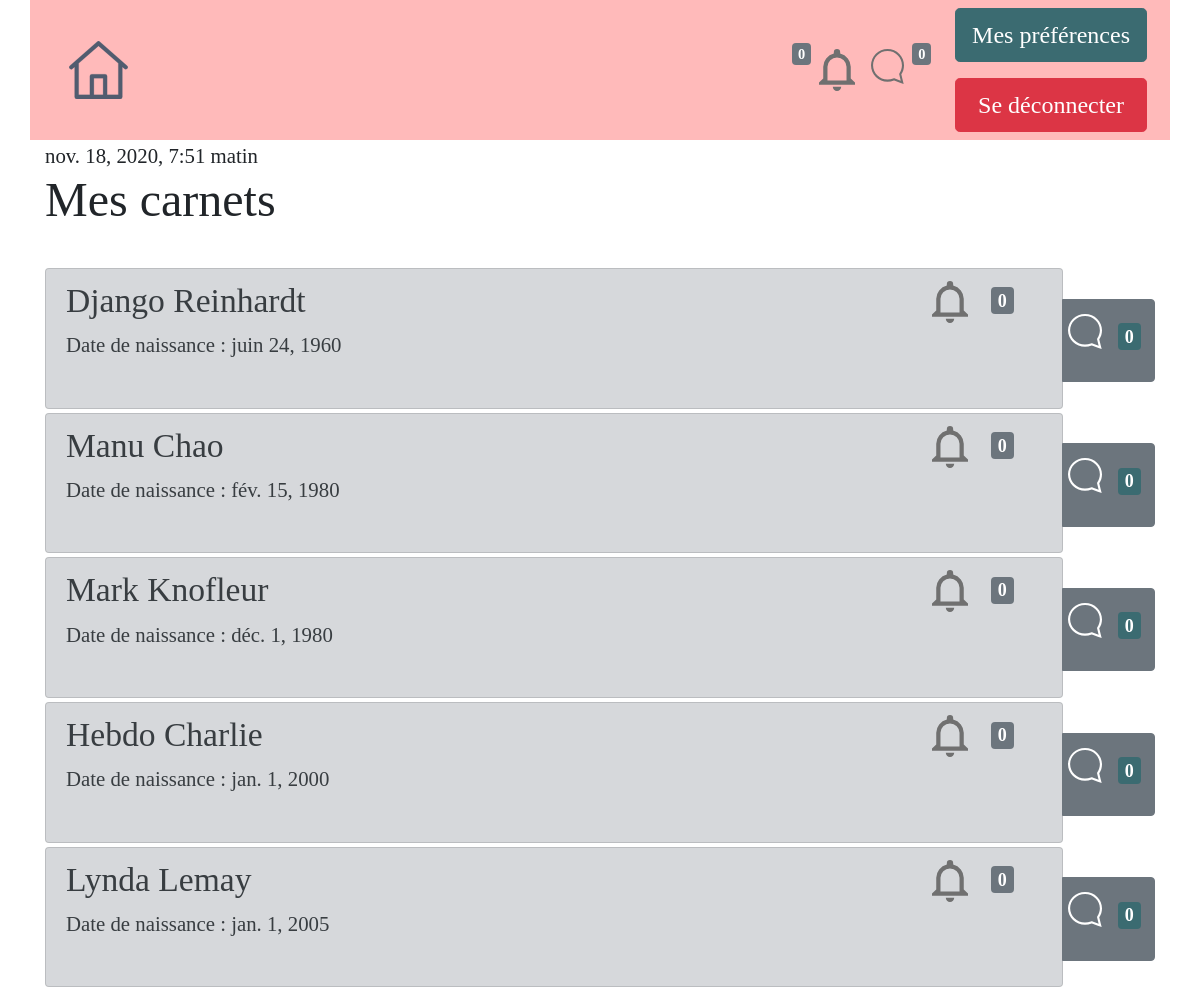
Page /tablecom/Carnets (signed in) on the committed database.
### tablecom/models.py (models this page shows)
class ChildSNotebook(models.Model): #name of table that contain differents "carnets" for each child
    active=models.BooleanField(default=True)
    name = models.CharField(max_length=80, verbose_name="Nom")
    forename = models.CharField(max_length=80, verbose_name="Prénom")
    date_of_birth = models.DateField(verbose_name="Date de naissance")
    id_RespLeg = models.CharField(max_length=20,verbose_name="Id responsables legaux", default="")  # id of childs attached to LR
    num_ident=models.CharField( verbose_name="Identifiant sécurité sociale",max_length=20)
    id_prof_auth=models.TextField(max_length=1200, verbose_name="Id Professionnels Rattachés")
    articles_id=models.TextField(max_length=2500, verbose_name="Id des articles rattachés", default="")
    class Meta:
        verbose_name = "Carnet Enfant"
        ordering = ['date_of_birth']
    def __str__(self):
        return self.name

### tablecom/views.py (the view)
# urls.py: path('Carnets',views.ChildSNotebookListVisu, name="ChildSNotebookListVisu"),
def ChildSNotebookListVisu(request):
    CarrierList=GlobalCarrier(request)#will carry all necessary variables (for notification, ...)
    CheckNCreateNotifField(request) # will call the creation of notification entry if dont exist
    datetrans = datetime.now()
    ChildSNBsInput=list(ChildSNotebook.objects.all())
    ChildSNBs=[]
    for CSNB in ChildSNBsInput:
        pkAct=CSNB.pk
        if request.user.has_perm("tablecom.CSNB{0}_access".format(pkAct)):
            CSNB.notif_fil=notif_fil_by_CNB(request, pkAct)
            CSNB.notif_message=notif_message_by_CNB(request, pkAct)
            ChildSNBs.append(CSNB)
        else:
            True
    print(ChildSNBs)
    return render(request, 'tablecom/ChildSNotebookListVisu.html', {'liste_carnets': ChildSNBs,'date':datetrans, 'CarrierList':CarrierList})

### notifications/modules_complementaires.py (called while the page is built)
def CheckNCreateNotifField(request):  # will check if a "notification" entry exist for this user, if not create
    try:
        entreeNotifIdUser = Notifications.objects.get(user_id=request.user.pk)  # will catch the userspecific line
    except:
        try:
            Notifications.objects.create(user_id=request.user.pk)
        except:
            print("User non connecté_ pas de création de ligne")
    return

def CheckNCreateNotifFieldForIdCorrespondant(request,id_correspondant):  # will check if a "notification" entry exist for this user, if not create
    try:
        entreeNotifIdUser = Notifications.objects.get(user_id=id_correspondant)  # will catch the userspecific line
    except:
        try:
            Notifications.objects.create(user_id=id_correspondant)
            entreeNotifIdUser = Notifications.objects.get(user_id=id_correspondant)
        except:
            print("Problème de création de l'entrée des notifications")
    return entreeNotifIdUser

def stringTodict(stringToWorkWith):
    listTemp = stringToWorkWith.split(",")
    dictCreated = {}
    for item in listTemp:
        if item != '':
            minilist = item.split(":")
            dictCreated[minilist[0]] = minilist[1]
    return dictCreated

def notif_fil_global_count(request):
    entreeNotifIdUser = Notifications.objects.get(user_id=request.user.pk)  # entry of user's notification table
    dicoTemp = stringTodict(entreeNotifIdUser.NotifFil)
    somme = int()
    for valeur in dicoTemp.values():
        somme += int(valeur)
    return somme

def notif_fil_by_CNB(request, carnet_id):
    try:
        entreeNotifIdUser = Notifications.objects.get(user_id=request.user.pk)  # entry of user's notification table
        dicoTemp = stringTodict(entreeNotifIdUser.NotifFil)
        number_of_notifs = dicoTemp[str(carnet_id)]
    except:
        number_of_notifs = 0
    return number_of_notifs

def getGlobalCountOfDirectMessage(request):
    NotifTempLine=CheckNCreateNotifFieldForIdCorrespondant(request,request.user.pk)
    StringNotifsMessagesForUser=NotifTempLine.NotifMessages
    if "," in StringNotifsMessagesForUser:
        splitedStringByCarnets = StringNotifsMessagesForUser[:-1].split(",") #:-1 to delete coma
    else: #if there is no coma, it means that there is no value at all
        splitedStringByCarnets=[]=[]
    totalnumber=int()
    for CarnetNotif in splitedStringByCarnets:
        totalnumber+=len(CarnetNotif.split(";"))
    return totalnumber

### tablecom/templates/tablecom/ChildSNotebookListVisu.html (shortened to what this page needs)
<!DOCTYPE html>
{% extends "tablecom/base.html" %}
{% load static %}
{% block content %}
 <div class="container">
{{ date }}
<h1>Mes carnets</h1><br>
<div class="list-group">
{% for carnet in liste_carnets %}
<div class="btn-group align-items-center" role="group">
        <a href="{% url 'ChildSNotebookVisu' carnet.id %}" class="list-group-item list-group-item-action list-group-item-secondary rounded pb-0 mb-1">
            <div class="row mr-2 ">
                <div class="col-8">
                    <h3>{{ carnet.name }} {{ carnet.forename }}</h3>
                    <p> Date de naissance : {{carnet.date_of_birth}} </p>
                </div>
                <div class="col-4 ">
                          <div class="row justify-content-end ">
                              <div class="col-2">
                                  <img src="{% static 'images/notif_fil_general.svg' %}" class="img">
                              </div>
                              <div class="col-2 m-1">
                                  {% if carnet.notif_fil == "0" %}
                                  <h5><span class="badge badge-secondary">{{carnet.notif_fil}}</span></h5>
                                  {% else %}
                                  <h5><span class="badge badge-primary">{{carnet.notif_fil}}</span></h5>
                                  {% endif %}
                              </div>
                          </div>
                </div>
            </div>
                <br>
        </a>
    <a href="{% url 'Message_Contact_List' carnet.id %}" class="btn btn-secondary">
                        <div class="row ">
                                <div class="col p-2  "><img src="{% static 'images/notif_mess_perso_white.svg' %}" class="img"></div>
                                {% if carnet.notif_message != 0 %}
                                <div class="col  pb-3 pt-3">  <h5><span class="badge badge-primary">{{carnet.notif_message}}</span></h5></div>
                                {% else %}
                                <div class="col pb-3 pt-3 ">  <h5><span class="badge badge-info">{{carnet.notif_message}}</span></h5></div>
                                {% endif %}
                        </div>
    </a>
</div>
{% empty %}
    <p>Aucun carnet.</p>
        {% endfor %}</div></div>
{% endblock %}

### rows in the picture
ChildSNotebook: name "Django", forename "Reinhardt", date_of_birth "juin 24, 1960", notif_fil "0", notif_message "0"
ChildSNotebook: name "Manu", forename "Chao", date_of_birth "fév. 15, 1980", notif_fil "0", notif_message "0"
ChildSNotebook: name "Mark", forename "Knofleur", date_of_birth "déc. 1, 1980", notif_fil "0", notif_message "0"
ChildSNotebook: name "Hebdo", forename "Charlie", date_of_birth "jan. 1, 2000", notif_fil "0", notif_message "0"
ChildSNotebook: name "Lynda", forename "Lemay", date_of_birth "jan. 1, 2005", notif_fil "0", notif_message "0"

### other values in the picture
{{ CarrierList.1 }} "0"
{{ CarrierList.0 }} "0"
